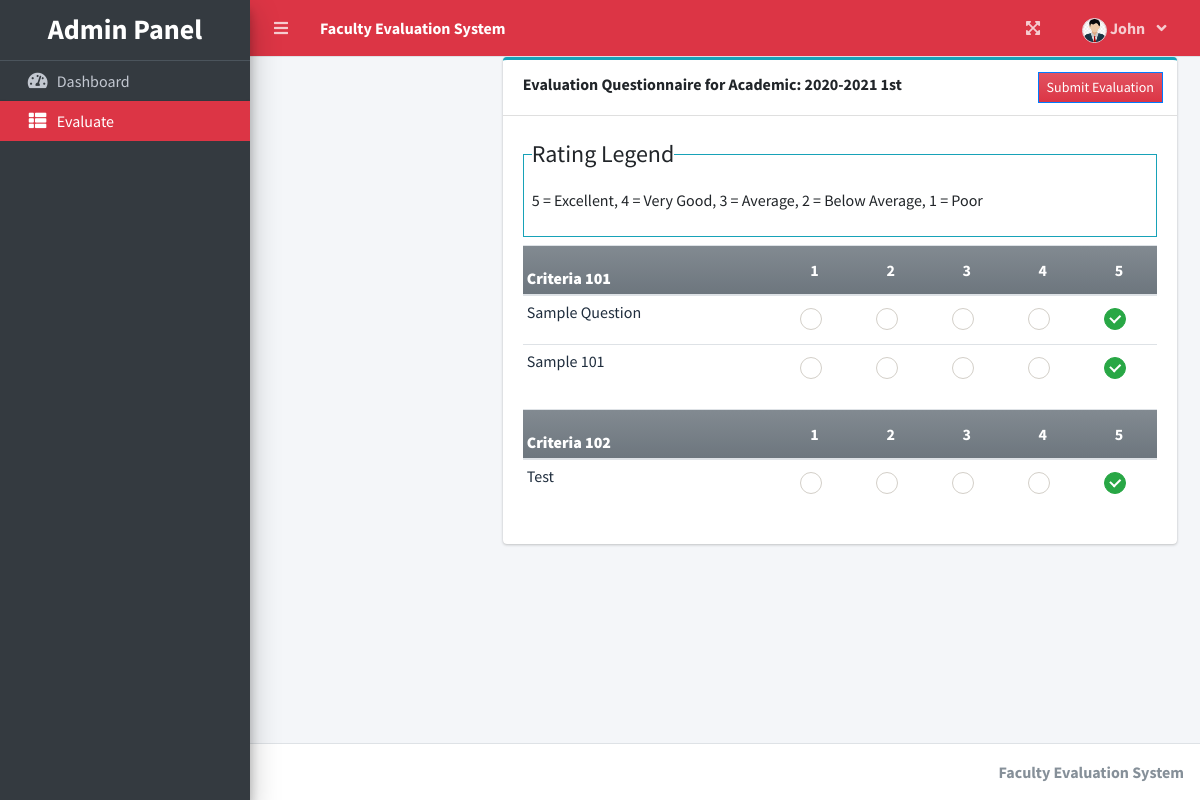
Page /index.php?page=evaluate (signed in) on the committed database.
### tables this page shows
CREATE TABLE `criteria_list` (
  `id` int(30) NOT NULL,
  `criteria` text NOT NULL,
  `order_by` int(30) NOT NULL
);

CREATE TABLE `question_list` (
  `id` int(30) NOT NULL,
  `academic_id` int(30) NOT NULL,
  `question` text NOT NULL,
  `order_by` int(30) NOT NULL,
  `criteria_id` int(30) NOT NULL
);

### student/evaluate.php (the view, shortened to what this page needs)
<?php
function ordinal_suffix($num){
    $num = $num % 100;
    if($num < 11 || $num > 13){
         switch($num % 10){
            case 1: return $num.'st';
        }
    }
    return $num.'th';
}
?>
<div class="col-lg-12">
	<div class="row">
		<div class="col-md-3">
		</div>
		<div class="col-md-9">
			<div class="card card-outline card-info">
				<div class="card-header">
					<b>Evaluation Questionnaire for Academic: <?php echo $_SESSION['academic']['year'].' '.(ordinal_suffix($_SESSION['academic']['semester'])) ?> </b>
					<div class="card-tools">
						<button class="btn btn-sm btn-flat btn-red bg-gradient-red mx-1" form="manage-evaluation">Submit Evaluation</button>
					</div>
				</div>
				<div class="card-body">
					<fieldset class="border border-info p-2 w-100">
					   <legend  class="w-auto">Rating Legend</legend>
					   <p>5 = Excellent, 4 = Very Good, 3 = Average, 2 = Below Average, 1 = Poor</p>
					</fieldset>
					<form id="manage-evaluation">
					<?php
						$criteria = $conn->query("SELECT * FROM criteria_list where id in (SELECT criteria_id FROM question_list where academic_id = {$_SESSION['academic']['id']} ) order by abs(order_by) asc ");
						while($crow = $criteria->fetch_assoc()):
					?>
					<table class="table table-condensed">
						<thead>
							<tr class="bg-gradient-secondary">
								<th class=" p-1"><b><?php echo $crow['criteria'] ?></b></th>
								<th class="text-center">1</th>
								<th class="text-center">2</th>
								<th class="text-center">3</th>
								<th class="text-center">4</th>
								<th class="text-center">5</th>
							</tr>
						</thead>
						<tbody class="tr-sortable">
							<?php
							$questions = $conn->query("SELECT * FROM question_list where criteria_id = {$crow['id']} and academic_id = {$_SESSION['academic']['id']} order by abs(order_by) asc ");
							while($row=$questions->fetch_assoc()):
							?>
							<tr class="bg-white">
								<td class="p-1" width="40%">
									<?php echo $row['question'] ?>
								</td>
								<?php for($c=1;$c<=5;$c++): ?>
								<td class="text-center">
									<div class="icheck-success d-inline">
				                        <label for="qradio<?php echo $row['id'].'_'.$c ?>">
				                        </label>
			                      </div>
								</td>
								<?php endfor; ?>
							</tr>
							<?php endwhile; ?>
						</tbody>
					</table>
					<?php endwhile; ?>
					</form>
				</div>
			</div>
		</div>
	</div>
</div>

### rows in the picture
criteria_list: criteria "Criteria 101"
question_list: question "Sample Question"
question_list: question "Sample 101"
criteria_list: criteria "Criteria 102"
question_list: question "Test"

### other values in the picture
$_SESSION['system']['name'] "Faculty Evaluation System"
$_SESSION['login_firstname'] "John"
$_SESSION['academic']['year'] "2020-2021"
ordinal_suffix($_SESSION['academic']['semester']) "1st"
